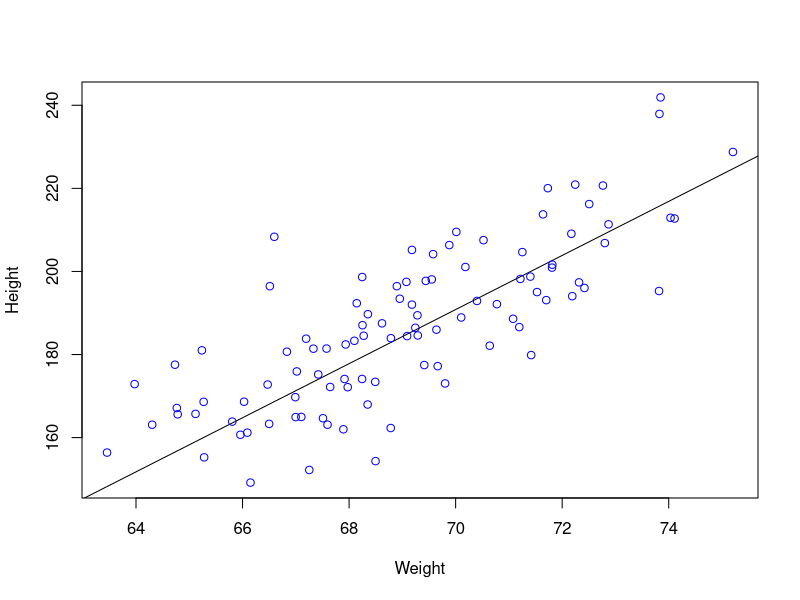

Source code (R):
library(caTools)
rsq <- function (x, y) cor(x, y) ^ 2

dataset <- read.table("datasets/weight-height.csv", header=TRUE, sep=",", nrows=100)
isTrain = sample.split(dataset, SplitRatio = 0.3)
train = subset(dataset, isTrain == TRUE)
test = subset(dataset, isTrain == FALSE)

relation <- lm(Height ~ Weight, data =train)
predictions <- predict(relation, newdata =test)

sprintf("MSE=%0.2f", mean((test$Height - predictions) ^ 2))
sprintf("R2_score=%0.2f", rsq(test$Height, predictions))

plot(dataset[,2], dataset[,3],
    col = "blue", abline(relation),
    ylab="Height", xlab="Weight")
